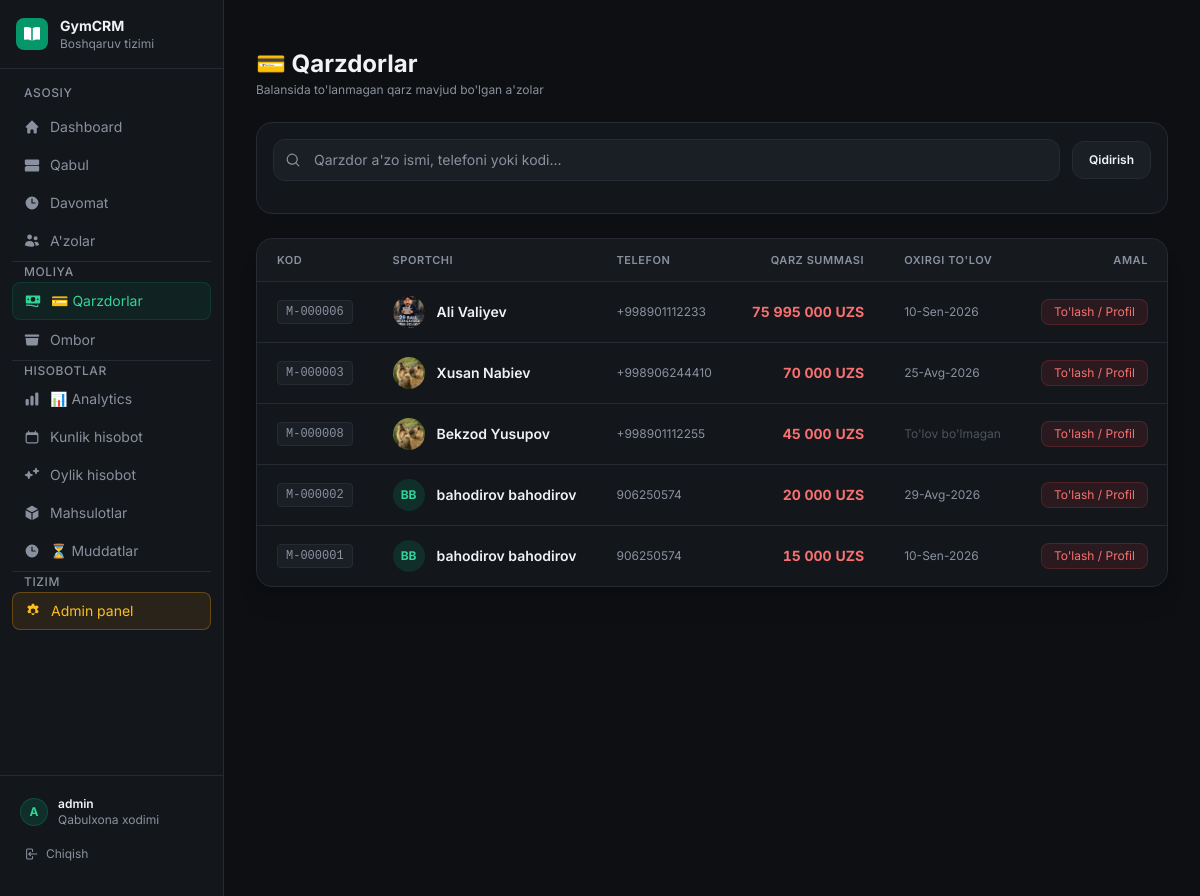
Page /billing/debtors/ (signed in) on the committed database.
### apps/accounts/models.py (models this page shows, shortened)
class User(AbstractUser):
    role = models.CharField("Rol", max_length=20, choices=Role.choices, default=Role.RECEPTIONIST)
    phone = models.CharField("Telefon", max_length=32, blank=True)
    class Meta:
        ordering = ["username"]
        verbose_name = "Foydalanuvchi"
        verbose_name_plural = "Foydalanuvchilar"
    @property
    def is_manager(self):
        return self.role in (Role.OWNER, Role.MANAGER) or self.is_superuser

### apps/members/models.py (models this page shows, shortened)
class Member(models.Model):
    GENDER_CHOICES = [("M", "Erkak"), ("F", "Ayol")]
    member_code = models.CharField("A'zo kodi", max_length=20, unique=True, db_index=True)
    first_name = models.CharField("Ism", max_length=100)
    last_name = models.CharField("Familiya", max_length=100)
    phone = models.CharField("Telefon", max_length=32, db_index=True)
    date_of_birth = models.DateField("Tug'ilgan sana", null=True, blank=True)
    gender = models.CharField("Jinsi", max_length=1, choices=GENDER_CHOICES, blank=True)
    address = models.CharField("Manzil", max_length=255, blank=True)
    notes = models.TextField("Izohlar", blank=True)
    photo = models.ImageField("Profil rasmi", upload_to="members/%Y/%m/", blank=True, null=True)
    is_active = models.BooleanField("Faol", default=True)
    created_at = models.DateTimeField("Yaratilgan", auto_now_add=True)
    updated_at = models.DateTimeField("Yangilangan", auto_now=True)
    class Meta:
        ordering = ["first_name", "last_name"]
        verbose_name = "A'zo"
        verbose_name_plural = "A'zolar"
        indexes = [
            models.Index(fields=["phone"]),
            models.Index(fields=["member_code"]),
            models.Index(fields=["last_name", "first_name"]),
        ]
    @property
    def full_name(self):
        return f"{self.first_name} {self.last_name}".strip()

### apps/billing/views.py (the view)
# urls.py: path("debtors/", views.DebtorsListView.as_view(), name="debtors"),
class DebtorsListView(LoginRequiredMixin, ListView):
    template_name = "billing/debtors.html"
    context_object_name = "debtors"
    paginate_by = 50
    def get_queryset(self):
        q = self.request.GET.get("q", "").strip()
        return debtors_queryset(search=q)

### templates/billing/debtors.html (shortened to what this page needs)
﻿{% extends "base.html" %}
{% load humanize %}
{% block content %}
<div class="space-y-6">
  <div class="flex flex-col sm:flex-row sm:items-center justify-between gap-4">
    <div>
      <h1 class="text-2xl font-bold text-[#F0F2F5]">💳 Qarzdorlar</h1>
      <p class="text-xs text-[#8A919E] mt-0.5">Balansida to'lanmagan qarz mavjud bo'lgan a'zolar</p>
    </div>
  </div>
  <div class="bg-[#13161B] border border-[#252A33] rounded-2xl p-4">
    <form method="get" class="flex flex-col sm:flex-row items-center gap-3">
      <div class="relative flex-1 w-full">
        <input type="text"
               name="q"
               value="{{ request.GET.q }}"
               placeholder="Qarzdor a'zo ismi, telefoni yoki kodi..."
               class="w-full bg-[#1A1E25] border border-[#252A33] rounded-xl pl-10 pr-4 py-2.5 text-sm text-[#F0F2F5] placeholder-[#8A919E] focus:outline-none focus:border-red-500 focus:ring-1 focus:ring-red-500/30 transition-all">
        <div class="absolute inset-y-0 left-0 pl-3 flex items-center pointer-events-none text-[#8A919E]">
        </div>
      </div>
      <div class="flex items-center gap-2 w-full sm:w-auto">
        <button type="submit"
                class="flex-1 sm:flex-none px-4 py-2.5 bg-[#1A1E25] hover:bg-[#252A33] border border-[#252A33] text-[#F0F2F5] text-xs font-semibold rounded-xl transition-colors">
          Qidirish
        </button>
      </div>
    </form>
  </div>
  <div class="bg-[#13161B] border border-[#252A33] rounded-2xl overflow-hidden shadow-xl shadow-black/10">
    <div class="overflow-x-auto">
      <table class="w-full text-left border-collapse">
        <thead>
          <tr class="border-b border-[#252A33] bg-[#1A1E25]/50">
            <th class="px-5 py-3.5 text-[11px] font-semibold text-[#8A919E] uppercase tracking-wider">Kod</th>
            <th class="px-5 py-3.5 text-[11px] font-semibold text-[#8A919E] uppercase tracking-wider">Sportchi</th>
            <th class="px-5 py-3.5 text-[11px] font-semibold text-[#8A919E] uppercase tracking-wider">Telefon</th>
            <th class="px-5 py-3.5 text-[11px] font-semibold text-[#8A919E] uppercase tracking-wider text-right">Qarz summasi</th>
            <th class="px-5 py-3.5 text-[11px] font-semibold text-[#8A919E] uppercase tracking-wider">Oxirgi to'lov</th>
            <th class="px-5 py-3.5 text-[11px] font-semibold text-[#8A919E] uppercase tracking-wider text-right">Amal</th>
          </tr>
        </thead>
        <tbody class="divide-y divide-[#252A33]">
          {% for row in debtors %}
          <tr class="hover:bg-[#1A1E25]/80 transition-colors group">
            <td class="px-5 py-3.5 whitespace-nowrap">
              <span class="font-mono text-xs text-[#8A919E] bg-[#1A1E25] px-2 py-1 rounded border border-[#252A33]">
                {% if row.member %}{{ row.member.member_code }}{% else %}{{ row.member_code }}{% endif %}
              </span>
            </td>
            <td class="px-5 py-3.5 whitespace-nowrap">
              {% with avatar_member=row.member|default:row %}
              <div class="flex items-center gap-3">
                {% include "members/_avatar.html" with member=avatar_member size="w-8 h-8" %}
                <a href="{% if row.member %}{% url 'members:profile' row.member.pk %}{% else %}{% url 'members:profile' row.pk %}{% endif %}"
                   class="text-sm font-semibold text-[#F0F2F5] group-hover:text-red-400 transition-colors">
                  {% if row.member %}{{ row.member.full_name }}{% else %}{{ row.full_name }}{% endif %}
                </a>
              </div>
              {% endwith %}
            </td>
            <td class="px-5 py-3.5 whitespace-nowrap text-xs text-[#8A919E]">
              {% if row.member %}{{ row.member.phone }}{% else %}{{ row.phone }}{% endif %}
            </td>
            <td class="px-5 py-3.5 whitespace-nowrap text-right font-bold tabular-nums text-red-400 text-sm">
              {% if row.balance %}{{ row.balance|intcomma }}{% else %}{{ row.annotated_balance|intcomma }}{% endif %} UZS
            </td>
            <td class="px-5 py-3.5 whitespace-nowrap text-xs text-[#8A919E]">
              {% if row.last_payment %}
                {{ row.last_payment.created_at|date:"d-M-Y" }} ({{ row.last_payment.amount|intcomma }} UZS)
              {% elif row.last_payment_date %}
                {{ row.last_payment_date|date:"d-M-Y" }}
              {% else %}
                <span class="text-[#8A919E]/50">To'lov bo'lmagan</span>
              {% endif %}
            </td>
            <td class="px-5 py-3.5 whitespace-nowrap text-right text-xs">
              <a href="{% if row.member %}{% url 'members:profile' row.member.pk %}{% else %}{% url 'members:profile' row.pk %}{% endif %}"
                 class="inline-flex items-center gap-1 px-3 py-1 bg-red-500/10 hover:bg-red-500/20 text-red-400 border border-red-500/20 rounded-lg transition-colors">
                To'lash / Profil
              </a>
            </td>
          </tr>
          {% endfor %}
        </tbody>
      </table>
    </div>
  </div>
</div>
{% endblock %}

### templates/base.html (shortened to what this page needs)
{% load static humanize %}
<!DOCTYPE html>
<html lang="uz" class="dark overflow-x-hidden">
<head>
  <script src="https://cdn.tailwindcss.com"></script>
</head>
<body class="min-h-screen bg-[#0D0F12] antialiased overflow-x-hidden">
  {% if user.is_authenticated %}
  <div x-data="{ open: false }" @keydown.escape.window="open = false">
    <aside id="sidebar"
      class="fixed inset-y-0 left-0 z-40 w-56 bg-[#13161B] border-r border-[#252A33] flex flex-col
             transform -translate-x-full lg:translate-x-0 transition-transform duration-200 ease-in-out"
      :class="open ? 'translate-x-0' : ''">
      <div class="flex items-center gap-3 px-4 py-4 border-b border-[#252A33]">
        <div class="w-8 h-8 bg-emerald-600 rounded-lg flex items-center justify-center flex-shrink-0">
        </div>
        <div>
          <p class="text-sm font-bold text-[#F0F2F5]">GymCRM</p>
          <p class="text-xs text-[#8A919E]">Boshqaruv tizimi</p>
        </div>
      </div>
      <nav class="flex-1 overflow-y-auto px-3 py-4 space-y-0.5">
        <p class="text-xs font-medium text-[#8A919E] uppercase tracking-wider px-3 mb-2">Asosiy</p>
        <a href="{% url 'dashboard:index' %}"
           class="flex items-center gap-2.5 px-3 py-2 rounded-lg text-sm transition-colors
                  {% if request.resolver_match.namespace == 'dashboard' %}bg-emerald-600/10 text-emerald-400 border border-emerald-600/20{% else %}text-[#8A919E] hover:text-[#F0F2F5] hover:bg-[#1A1E25]{% endif %}">
          Dashboard
        </a>
        <a href="{% url 'members:reception' %}"
           class="flex items-center gap-2.5 px-3 py-2 rounded-lg text-sm transition-colors
                  {% if request.resolver_match.url_name == 'reception' %}bg-emerald-600/10 text-emerald-400 border border-emerald-600/20{% else %}text-[#8A919E] hover:text-[#F0F2F5] hover:bg-[#1A1E25]{% endif %}">
          Qabul
        </a>
        <a href="{% url 'attendance:board' %}"
           class="flex items-center gap-2.5 px-3 py-2 rounded-lg text-sm transition-colors
                  {% if request.resolver_match.namespace == 'attendance' and request.resolver_match.url_name == 'board' %}bg-emerald-600/10 text-emerald-400 border border-emerald-600/20{% else %}text-[#8A919E] hover:text-[#F0F2F5] hover:bg-[#1A1E25]{% endif %}">
          <svg xmlns="http://www.w3.org/2000/svg" viewBox="0 0 20 20" fill="currentColor" class="w-4 h-4 flex-shrink-0">
            <path fill-rule="evenodd" d="M10 18a8 8 0 100-16 8 8 0 000 16zm.75-13a.75.75 0 00-1.5 0v5c0 .414.336.75.75.75h4a.75.75 0 000-1.5h-3.25V5z" clip-rule="evenodd"/>
          </svg>
          Davomat
        </a>
        <a href="{% url 'members:list' %}"
           class="flex items-center gap-2.5 px-3 py-2 rounded-lg text-sm transition-colors
                  {% if request.resolver_match.namespace == 'members' and request.resolver_match.url_name == 'list' %}bg-emerald-600/10 text-emerald-400 border border-emerald-600/20{% else %}text-[#8A919E] hover:text-[#F0F2F5] hover:bg-[#1A1E25]{% endif %}">
          A'zolar
        </a>
        <div class="my-3 border-t border-[#252A33]"></div>
        <p class="text-xs font-medium text-[#8A919E] uppercase tracking-wider px-3 mb-2">Moliya</p>
        <a href="{% url 'billing:debtors' %}"
           class="flex items-center gap-2.5 px-3 py-2 rounded-lg text-sm transition-colors
                  {% if request.resolver_match.namespace == 'billing' %}bg-emerald-600/10 text-emerald-400 border border-emerald-600/20{% else %}text-[#8A919E] hover:text-[#F0F2F5] hover:bg-[#1A1E25]{% endif %}">
          💳 Qarzdorlar
        </a>
        {% if user.is_manager %}
        <a href="{% url 'inventory:list' %}"
           class="flex items-center gap-2.5 px-3 py-2 rounded-lg text-sm transition-colors
                  {% if request.resolver_match.namespace == 'inventory' %}bg-emerald-600/10 text-emerald-400 border border-emerald-600/20{% else %}text-[#8A919E] hover:text-[#F0F2F5] hover:bg-[#1A1E25]{% endif %}">
          <svg xmlns="http://www.w3.org/2000/svg" viewBox="0 0 20 20" fill="currentColor" class="w-4 h-4 flex-shrink-0">
            <path d="M2 3a1 1 0 00-1 1v1a1 1 0 001 1h16a1 1 0 001-1V4a1 1 0 00-1-1H2zM2 7.5h16l-.811 7.71a2 2 0 01-1.99 1.79H4.802a2 2 0 01-1.99-1.79L2 7.5z"/>
          </svg>
          Ombor
        </a>
        {% endif %}
        <div class="my-3 border-t border-[#252A33]"></div>
        <p class="text-xs font-medium text-[#8A919E] uppercase tracking-wider px-3 mb-2">Hisobotlar</p>
        <a href="{% url 'reports:analytics' %}"
           class="flex items-center gap-2.5 px-3 py-2 rounded-lg text-sm transition-colors
                  {% if request.resolver_match.url_name == 'analytics' %}bg-emerald-600/10 text-emerald-400 border border-emerald-600/20{% else %}text-[#8A919E] hover:text-[#F0F2F5] hover:bg-[#1A1E25]{% endif %}">
          📊 Analytics
        </a>
        <a href="{% url 'reports:daily' %}"
           class="flex items-center gap-2.5 px-3 py-2 rounded-lg text-sm transition-colors
                  {% if request.resolver_match.url_name == 'daily' %}bg-emerald-600/10 text-emerald-400 border border-emerald-600/20{% else %}text-[#8A919E] hover:text-[#F0F2F5] hover:bg-[#1A1E25]{% endif %}">
          Kunlik hisobot
        </a>
        <a href="{% url 'reports:monthly' %}"
           class="flex items-center gap-2.5 px-3 py-2 rounded-lg text-sm transition-colors
                  {% if request.resolver_match.url_name == 'monthly' %}bg-emerald-600/10 text-emerald-400 border border-emerald-600/20{% else %}text-[#8A919E] hover:text-[#F0F2F5] hover:bg-[#1A1E25]{% endif %}">
          Oylik hisobot
        </a>
        <a href="{% url 'reports:products' %}"
           class="flex items-center gap-2.5 px-3 py-2 rounded-lg text-sm transition-colors
                  {% if request.resolver_match.url_name == 'products' %}bg-emerald-600/10 text-emerald-400 border border-emerald-600/20{% else %}text-[#8A919E] hover:text-[#F0F2F5] hover:bg-[#1A1E25]{% endif %}">
          Mahsulotlar
        </a>
        <a href="{% url 'reports:expiring' %}"
           class="flex items-center gap-2.5 px-3 py-2 rounded-lg text-sm transition-colors
                  {% if request.resolver_match.url_name == 'expiring' %}bg-emerald-600/10 text-emerald-400 border border-emerald-600/20{% else %}text-[#8A919E] hover:text-[#F0F2F5] hover:bg-[#1A1E25]{% endif %}">
          <svg xmlns="http://www.w3.org/2000/svg" viewBox="0 0 20 20" fill="currentColor" class="w-4 h-4 flex-shrink-0">
            <path fill-rule="evenodd" d="M10 18a8 8 0 100-16 8 8 0 000 16zm.75-13a.75.75 0 00-1.5 0v5c0 .414.336.75.75.75h4a.75.75 0 000-1.5h-3.25V5z" clip-rule="evenodd"/>
          </svg>
          ⏳ Muddatlar
        </a>
        {% if user.is_staff %}
        <div class="my-3 border-t border-[#252A33]"></div>
        <p class="text-xs font-medium text-[#8A919E] uppercase tracking-wider px-3 mb-2">Tizim</p>
        <a href="{% url 'admin:index' %}"
           class="flex items-center gap-2.5 px-3 py-2 rounded-lg text-sm transition-colors border border-amber-500/30 bg-amber-500/10 text-amber-400 hover:bg-amber-500/20">
          Admin panel
        </a>
        {% endif %}
      </nav>
      <div class="border-t border-[#252A33] p-3">
        <div class="flex items-center gap-2.5 px-2 py-2">
          <div class="w-7 h-7 rounded-full bg-emerald-600/20 border border-emerald-600/30 flex items-center justify-center flex-shrink-0">
            <span class="text-xs font-bold text-emerald-400">{{ user.username|first|upper }}</span>
          </div>
          <div class="flex-1 min-w-0">
            <p class="text-xs font-semibold text-[#F0F2F5] truncate">{{ user.get_full_name|default:user.username }}</p>
            <p class="text-xs text-[#8A919E] truncate">{{ user.get_role_display }}</p>
          </div>
        </div>
        <form method="post" action="{% url 'accounts:logout' %}">
          <button type="submit" class="w-full flex items-center gap-2 px-3 py-1.5 rounded-lg text-xs text-[#8A919E] hover:text-red-400 hover:bg-red-500/5 transition-colors mt-1">
            Chiqish
          </button>
        </form>
      </div>
    </aside>
    <div class="lg:ml-56 min-h-screen flex flex-col">
      <main class="flex-1 px-4 sm:px-6 lg:px-8 py-6 pb-24 lg:pb-6">
        {% block content %}{% endblock %}
      </main>
    </div>
  </div>
  {% else %}
  <div class="min-h-screen bg-[#0D0F12] flex items-center justify-center">
    {% block auth_content %}{% endblock %}
  </div>
  {% endif %}
</body>
</html>

### templates/members/_avatar.html
{% if member.photo %}
  <img src="{{ member.photo.url }}"{% if loading != "eager" %} loading="lazy"{% endif %} class="{{ size }} rounded-full object-cover flex-shrink-0" alt="{{ member.full_name }}">
{% else %}
  <div class="{{ size }} rounded-full bg-emerald-600/20 text-emerald-400 flex items-center justify-center font-bold flex-shrink-0 text-xs">
    {{ member.first_name|first|upper }}{{ member.last_name|first|upper }}
  </div>
{% endif %}

### templates/base.html (style rules this page uses)
html, body { overflow-x: hidden; max-width: 100%; }
body { font-family: 'Inter', sans-serif; background-color: #0D0F12; color: #F0F2F5; }

### rows in the picture
User: username|first "A", get_full_name "admin", role "Qabulxona xodimi"
Member: member_code "M-000006", photo (picture), full_name "Ali Valiyev", phone "+998901112233", annotated_balance "75 995 000", last_payment_date "10-Sen-2026"
Member: member_code "M-000003", photo (picture), full_name "Xusan Nabiev", phone "+998906244410", annotated_balance "70 000", last_payment_date "25-Avg-2026"
Member: member_code "M-000008", photo (picture), full_name "Bekzod Yusupov", phone "+998901112255", annotated_balance "45 000", shows "To'lov bo'lmagan"
Member: member_code "M-000002", first_name|first "B", last_name|first "B", full_name "bahodirov bahodirov", phone "906250574", annotated_balance "20 000", last_payment_date "29-Avg-2026"
Member: member_code "M-000001", first_name|first "B", last_name|first "B", full_name "bahodirov bahodirov", phone "906250574", annotated_balance "15 000", last_payment_date "10-Sen-2026"
